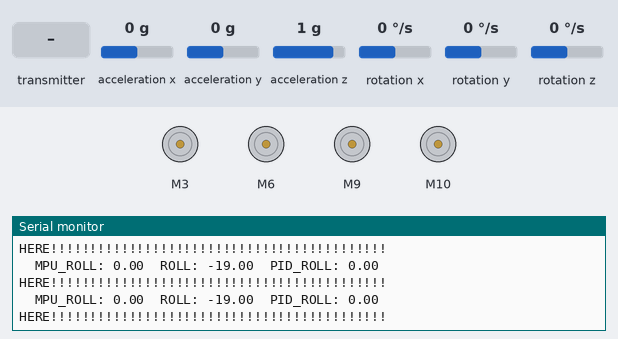
Recording of a program running on a simulated Arduino Nano, built with avr-gcc and run on an emulated ATmega328P. Shown: 4 × DC motor (green arrow = forward, orange = backward, longer = faster), the last lines printed to the serial monitor. Inputs (shaded band) come from the test bench; at power-on: acceleration x 0 g, acceleration y 0 g, acceleration z 1 g, rotation x 0 °/s, rotation y 0 °/s, rotation z 0 °/s. No radio packets arrive unless stated.

Above: at 1.7 s.
1.8 s: acceleration x set to 0.8 g
At 2.4 s:
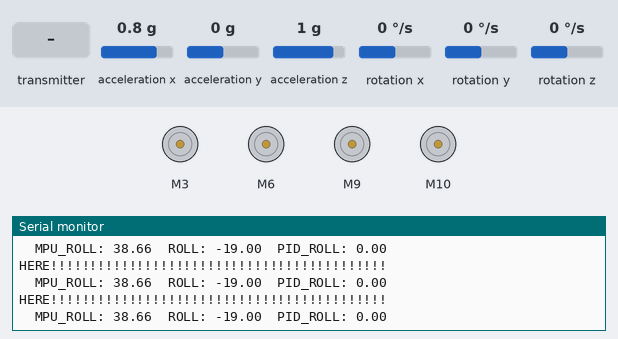
4.8 s: the transmitter starts sending RF_ROLL = 255
At 5.4 s:
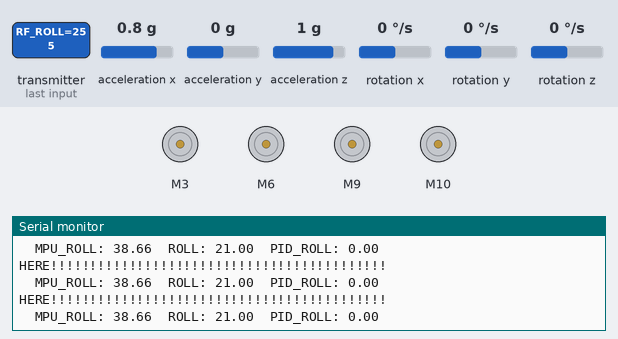

Measured:
- after the input at 1.8 s, the serial monitor: prints a new line at once (image 1)
- after the input at 4.8 s, the serial monitor: prints a new line at once (image 2)

The program:

main.cpp
```cpp
// RF_Receiver
// COM5

#include <Arduino.h>
#include <SPI.h>
#include <nRF24L01.h>
#include <RF24.h>
#include <ESC.h>
#include "I2Cdev.h"
#include "MPU6050_6Axis_MotionApps20.h"
#include <PID_v1.h>

// Declare Radio
RF24 radio(7, 8); // CE, CSN
const byte address[6] = "00001";

// MPU6050
#if I2CDEV_IMPLEMENTATION == I2CDEV_ARDUINO_WIRE
    #include "Wire.h"
#endif
MPU6050 mpu;

#define INTERRUPT_PIN 2
bool dmpReady = false;  // set true if DMP init was successful
uint8_t mpuIntStatus;   // holds actual interrupt status byte from MPU
uint8_t devStatus;      // return status after each device operation (0 = success, !0 = error)
uint16_t packetSize;    // expected DMP packet size (default is 42 bytes)
uint16_t fifoCount;     // count of all bytes currently in FIFO
uint8_t fifoBuffer[64]; // FIFO storage buffer

// orientation/motion vars
Quaternion q;           // [w, x, y, z]         quaternion container
VectorInt16 aa;         // [x, y, z]            accel sensor measurements
VectorInt16 gy;         // [x, y, z]            gyro sensor measurements
VectorInt16 aaReal;     // [x, y, z]            gravity-free accel sensor measurements
VectorInt16 aaWorld;    // [x, y, z]            world-frame accel sensor measurements
VectorFloat gravity;    // [x, y, z]            gravity vector
float euler[3];         // [psi, theta, phi]    Euler angle container
float yrp[3];           // [yaw, roll, pitch]   yaw/pitch/roll container and gravity vector

volatile bool mpuInterrupt = false;     // indicates whether MPU interrupt pin has gone high
void dmpDataReady() {
  mpuInterrupt = true;
}


// Declare ESCs
ESC ESC_FL (3,1000,2000,500); // Front Left
ESC ESC_FR (6,1000,2000,500); // Front Right
ESC ESC_RL (9,1000,2000,500); // Rear Left
ESC ESC_RR (10,1000,2000,500);// Rear Right

// RF Watchdog Time
uint32_t Time_Previous = 0;
uint32_t Time_Current = 0;

//Create RF Data Package. Max size of the Structure is 32 uint8_t (bytes)
struct Data_Package
{
	uint8_t RF_YAW;
	uint8_t RF_THROTTLE;
	uint8_t RF_ROLL;
	uint8_t RF_ROLL_TRIM;
	uint8_t RF_PITCH;
	uint8_t RF_PITCH_TRIM;
	uint8_t RF_B1;
	uint8_t RF_B2;
	uint8_t ADC_Timer;
};

// Creates a variable with the above structure
Data_Package rf_data;

// Control Paramters
uint8_t range_throttle = 100;   // 0-255 total throttle
uint8_t SET_THROTTLE;
uint8_t range_yaw = 20;         // +/- range for yaw
uint8_t range_pitch = 20;       //+/- range for pitching in degrees
uint8_t range_roll = 20;        // +/- range for rolling in degrees
double MPU_YRP[3]; // 0=YAW, 1=ROLL, 2=PITCH
double PID_YRP[3]; // 0=YAW, 1=ROLL, 2=PITCH
double SET_YRP[3];
uint8_t ESC_FL_SPD, ESC_FR_SPD, ESC_RL_SPD, ESC_RR_SPD;
uint8_t YAW = 0, ROLL = 1, PITCH = 2;
// PID Paramters
double ROLL_P = 1, ROLL_I = 0, ROLL_D = 0;
//double PITCH_P = , PITCH_I = , PITCH_D = ;

PID PID_ROLL(&MPU_YRP[ROLL],&PID_YRP[ROLL],&SET_YRP[ROLL],ROLL_P, ROLL_I,ROLL_D, DIRECT);
PID PID_PITCH(&MPU_YRP[PITCH],&PID_YRP[PITCH],&SET_YRP[PITCH],ROLL_P, ROLL_I,ROLL_D, DIRECT); //NOTE: Roll PID values


// Functions
void resetData()
{
	//rf_data.RF_YAW = 127;
	rf_data.RF_THROTTLE = 0; //Throttle
	//rf_data.RF_ROLL = 127;
	//rf_data.RF_PITCH = 127;
	//rf_data.RF_ROLL_TRIM = 127;
	//rf_data.RF_PITCH_TRIM = 127;
	//rf_data.RF_B1 = 0;
	//rf_data.RF_B2 = 0;
	rf_data.ADC_Timer = 255;

	// ESC STOP
}

void SerialPrint_1()
{
	// Print the data in the Serial Monitor
	Serial.print("ADC_Timer: ");
	Serial.print(rf_data.ADC_Timer*10);
	Serial.print(" Joy_1X: ");
	Serial.print(rf_data.RF_YAW);
	Serial.print(" Joy_1Y: ");
	Serial.print(rf_data.RF_THROTTLE);
	Serial.print(" Joy_1B: ");
	Serial.print(rf_data.RF_B1);
	Serial.print(" Joy_2X: ");
	Serial.print(rf_data.RF_ROLL);
	Serial.print(" Joy_2XT: ");
	Serial.print(rf_data.RF_ROLL_TRIM);
	Serial.print(" Joy_2Y: ");
	Serial.print(rf_data.RF_PITCH);
	Serial.print(" Joy_2YT: ");
	Serial.print(rf_data.RF_PITCH_TRIM);
	Serial.print(" Joy_2B: ");
	Serial.println(rf_data.RF_B2);
}

void SerialPrint_2()
{
	// Print the data in the Serial Monitor
	Serial.print("ADC_Timer: ");
	Serial.print(rf_data.ADC_Timer*10);
	Serial.print(" Set_Thr: ");
	Serial.print(SET_THROTTLE);
	Serial.print(" Set_Y: ");
	Serial.print(SET_YRP[YAW]);
	Serial.print(" Set_R: ");
	Serial.print(SET_YRP[ROLL]);
  	Serial.print(" Set_P: ");
	Serial.println(SET_YRP[PITCH]);
}

void SerialPrint_3()
{
	// Print the data in the Serial Monitor
	Serial.print("ADC_Timer: ");
	Serial.print(rf_data.ADC_Timer*10);
	Serial.print(" ESC_FL: ");
	Serial.print(ESC_FL_SPD);
	Serial.print(" ESC_FR: ");
	Serial.print(ESC_FR_SPD);
	Serial.print(" ESC_RL: ");
	Serial.print(ESC_RL_SPD);
	Serial.print(" ESC_RR: ");
	Serial.println(ESC_RR_SPD);

}

void mpu_setup() {
  // join I2C bus (I2Cdev library doesn't do this automatically)
#if I2CDEV_IMPLEMENTATION == I2CDEV_ARDUINO_WIRE
  Wire.begin();
  Wire.setClock(400000); // 400kHz I2C clock. Comment this line if having compilation difficulties
#elif I2CDEV_IMPLEMENTATION == I2CDEV_BUILTIN_FASTWIRE
  Fastwire::setup(400, true);
#endif

  mpu.initialize();  // initialize device
  pinMode(INTERRUPT_PIN, INPUT);
  // load and configure the DMP
  devStatus = mpu.dmpInitialize();

  // supply your own gyro offsets here, scaled for min sensitivity
  mpu.setXGyroOffset(-79);
  mpu.setYGyroOffset(56);
  mpu.setZGyroOffset(18);
  mpu.setXAccelOffset(-3592);
  mpu.setYAccelOffset(-1148);
  mpu.setZAccelOffset(2008);
  // make sure it worked (returns 0 if so)
  mpu.setDMPEnabled(true);
  mpuIntStatus = mpu.getIntStatus();
  dmpReady = true;
  // get expected DMP packet size for later comparison
  packetSize = mpu.dmpGetFIFOPacketSize();

}


void setup()
{
	Serial.begin(250000);
	radio.begin();
	radio.openReadingPipe(0, address); //Must match Receiver
	radio.setDataRate(RF24_1MBPS);
	radio.setPALevel(RF24_PA_LOW); //Brodcast energy, higher energies need capacitor
	radio.startListening();		   //Start = Receive
	resetData();

	ESC_FL.arm();
	ESC_FR.arm();
	ESC_RL.arm();
	ESC_RR.arm();

	mpu_setup();

	PID_PITCH.SetOutputLimits(-range_pitch,range_pitch);
	PID_ROLL.SetOutputLimits(-range_roll,range_roll);

}

void loop()
{
	if (radio.available())
	{
		radio.read(&rf_data, sizeof(rf_data));
		Time_Previous = millis();
	}
	Time_Current = millis();
	if (Time_Current - Time_Previous > 1000)
	{				 // 1sec RF T->R Watchdog
		resetData(); // If connection is lost, reset the data. Throttle to Zero

	}


  	if (mpu.dmpGetCurrentFIFOPacket(fifoBuffer)) { // Get the Latest FIFO packet
	  	Serial.println("HERE!!!!!!!!!!!!!!!!!!!!!!!!!!!!!!!!!!!!!!!!!!!");
  		mpu.dmpGetQuaternion(&q, fifoBuffer);
  		mpu.dmpGetGravity(&gravity, &q);
  		mpu.dmpGetYawPitchRoll(yrp, &q, &gravity);

  		MPU_YRP[YAW] = yrp[YAW] * 180 / M_PI;
  		MPU_YRP[ROLL] = yrp[ROLL] * 180 / M_PI;
  		MPU_YRP[PITCH] = yrp[PITCH] * 180 / M_PI;
  	}

	SET_THROTTLE = map(rf_data.RF_ROLL_TRIM,0,255,0,range_throttle);
  	SET_YRP[YAW] = map(rf_data.RF_YAW,0,255,-range_yaw,+range_yaw);
	SET_YRP[PITCH] = map(rf_data.RF_PITCH,0,255,-range_pitch,+range_pitch);
  	SET_YRP[ROLL] = map(rf_data.RF_ROLL,0,255,-range_roll,+range_roll)+1;


 	Serial.print("	MPU_ROLL: ");
	Serial.print(MPU_YRP[ROLL]);
 	Serial.print("	ROLL: ");
	Serial.print(SET_YRP[ROLL]);

	PID_PITCH.Compute();
	PID_ROLL.Compute();

	Serial.print("	PID_ROLL: ");
	Serial.println(PID_YRP[ROLL]);

	ESC_FL_SPD = constrain(SET_THROTTLE-SET_YRP[YAW]+PID_YRP[ROLL]-PID_YRP[PITCH],0,255);
	ESC_FR_SPD = constrain(SET_THROTTLE+SET_YRP[YAW]-PID_YRP[ROLL]-PID_YRP[PITCH],0,255);
	ESC_RL_SPD = constrain(SET_THROTTLE+SET_YRP[YAW]+PID_YRP[ROLL]+PID_YRP[PITCH],0,255);
	ESC_RR_SPD = constrain(SET_THROTTLE-SET_YRP[YAW]-PID_YRP[ROLL]+PID_YRP[PITCH],0,255);


	ESC_FL.speed(ESC_FL_SPD);	// Front Left
	ESC_FR.speed(ESC_FR_SPD);	// Front Right
	ESC_RL.speed(ESC_RL_SPD);	// Rear Left
	ESC_RR.speed(ESC_RR_SPD);	// Rear Right

	//SerialPrint_3();


}
```
